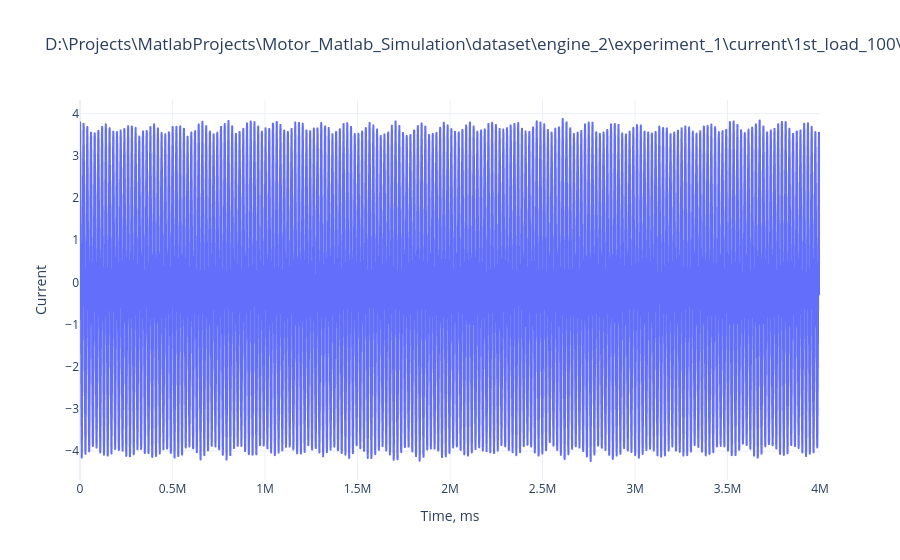

The notebook cell saved with this chart:
### Code cell
plot_signal_in_time_axis(df, f'{CSV_FILE} in time axis, phase {df.loc["signal", "phase"]}')

### Figure 1 — Plotly figure (JSON) as saved in the notebook; plotly's stock layout.template omitted (floating-point values rounded to 4 significant figures; data arrays with more than 128 entries replaced by an {"elided": "..."} marker saying what was removed)
{"data": [{"hovertemplate": "Time=%{x}<br>Current=%{y}<extra></extra>", "legendgroup": "", "line": {"color": "#636efa", "dash": "solid"}, "marker": {"symbol": "circle"}, "mode": "lines", "name": "", "showlegend": false, "type": "scattergl", "x": {"elided": "16384 float values"}, "xaxis": "x", "y": {"elided": "16384 float values"}, "yaxis": "y"}], "layout": {"legend": {"tracegroupgap": 0}, "title": {"text": "D:\\Projects\\MatlabProjects\\Motor_Matlab_Simulation\\dataset\\engine_2\\experiment_1\\current\\1st_load_100\\1\\1727786550.csv in time axis, phase 1"}, "xaxis": {"anchor": "y", "domain": [0, 1], "title": {"text": "Time, ms"}}, "yaxis": {"anchor": "x", "domain": [0, 1], "title": {"text": "Current"}}}}
